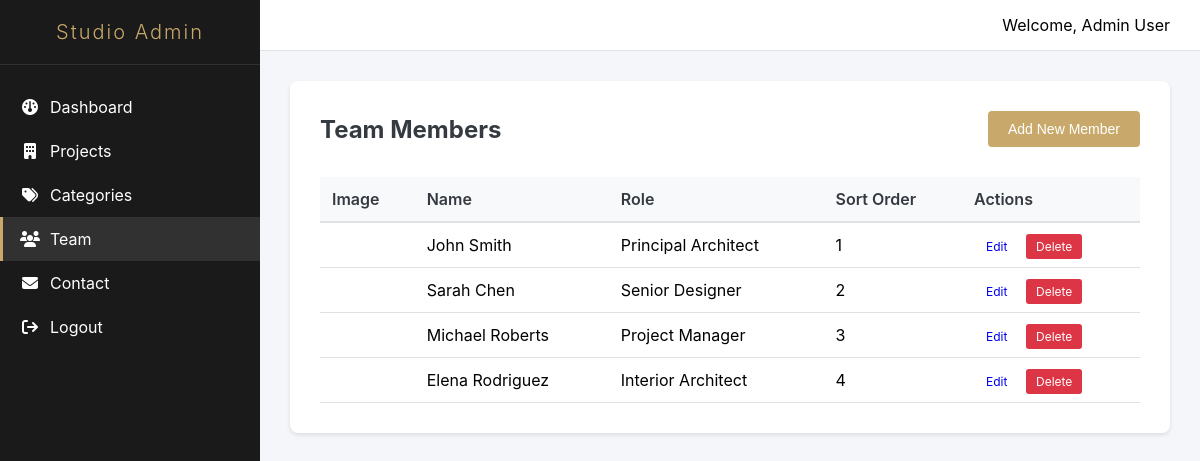
/admin/team.php (signed in), run on the app's committed database.
### tables this page shows
CREATE TABLE team (
    id INT AUTO_INCREMENT PRIMARY KEY,
    name VARCHAR(100) NOT NULL,
    role VARCHAR(100) NOT NULL,
    bio TEXT,
    image VARCHAR(255),
    sort_order INT DEFAULT 0,
    created_at TIMESTAMP DEFAULT CURRENT_TIMESTAMP
);

### admin/team.php (the view, shortened to what this page needs)
<?php
$db = Database::getInstance()->getConnection();
$editMember = null;
$team = $db->query("SELECT * FROM team ORDER BY sort_order ASC")->fetchAll();
include __DIR__ . '/includes/header.php';
?>
<div class="admin-content">
    <div class="admin-header">
        <h1>Team Members</h1>
        <?php if (!$editMember): ?>
        <button class="btn-primary" onclick="document.getElementById('addForm').classList.toggle('hidden')">
            Add New Member
        </button>
        <?php endif; ?>
    </div>
    <?php if (!$editMember): ?>
    <table class="data-table">
        <thead>
            <tr>
                <th>Image</th>
                <th>Name</th>
                <th>Role</th>
                <th>Sort Order</th>
                <th>Actions</th>
            </tr>
        </thead>
        <tbody>
            <?php foreach ($team as $member): ?>
            <tr>
                <td>
                </td>
                <td><?php echo $member['name']; ?></td>
                <td><?php echo $member['role']; ?></td>
                <td><?php echo $member['sort_order']; ?></td>
                <td class="actions">
                    <a href="?edit=<?php echo $member['id']; ?>" class="btn-small">Edit</a>
                    <a href="?delete=<?php echo $member['id']; ?>" class="btn-small danger"
                       onclick="return confirm('Are you sure you want to delete this member?')">Delete</a>
                </td>
            </tr>
            <?php endforeach; ?>
        </tbody>
    </table>
    <?php endif; ?>
</div>
<?php include __DIR__ . '/includes/footer.php'; ?>

### assets/css/admin.css (style rules this page uses)
:root { --primary: #1a1a1a; --secondary: #666666; --accent: #c9a96b; --success: #28a745; --danger: #dc3545; --warning: #ffc107; --light: #f8f9fa; --dark: #343a40; --border: #dee2e6; }
* { margin: 0; padding: 0; box-sizing: border-box; }
body { font-family: -apple-system, BlinkMacSystemFont, 'Segoe UI', Roboto, Oxygen, Ubuntu, sans-serif; background: #f4f6f9; }
.admin-content { background: #fff; border-radius: 8px; padding: 30px; box-shadow: 0 2px 4px rgba(0,0,0,0.1); }
.admin-header { display: flex; justify-content: space-between; align-items: center; margin-bottom: 30px; }
.admin-header h1 { font-size: 24px; color: var(--dark); }
.btn-primary, .btn-secondary, .btn-danger { padding: 10px 20px; border: none; border-radius: 4px; font-size: 14px; cursor: pointer; text-decoration: none; display: inline-block; transition: all 0.3s; }
.btn-primary { background: var(--accent); color: #fff; }
.btn-small { padding: 5px 10px; font-size: 12px; border-radius: 3px; text-decoration: none; margin: 0 2px; }
.btn-small.danger { background: var(--danger); color: #fff; }
.data-table { width: 100%; border-collapse: collapse; margin-top: 20px; }
.data-table thead { background: var(--light); }
.data-table th { padding: 12px; text-align: left; font-weight: 600; color: var(--dark); border-bottom: 2px solid var(--border); }
.data-table td { padding: 12px; border-bottom: 1px solid var(--border); }
.data-table .actions { white-space: nowrap; }

### data on the page
team: name "John Smith", role "Principal Architect", sort_order "1"
team: name "Sarah Chen", role "Senior Designer", sort_order "2"
team: name "Michael Roberts", role "Project Manager", sort_order "3"
team: name "Elena Rodriguez", role "Interior Architect", sort_order "4"

### other printed values
$_SESSION['user_name'] "Admin User"
